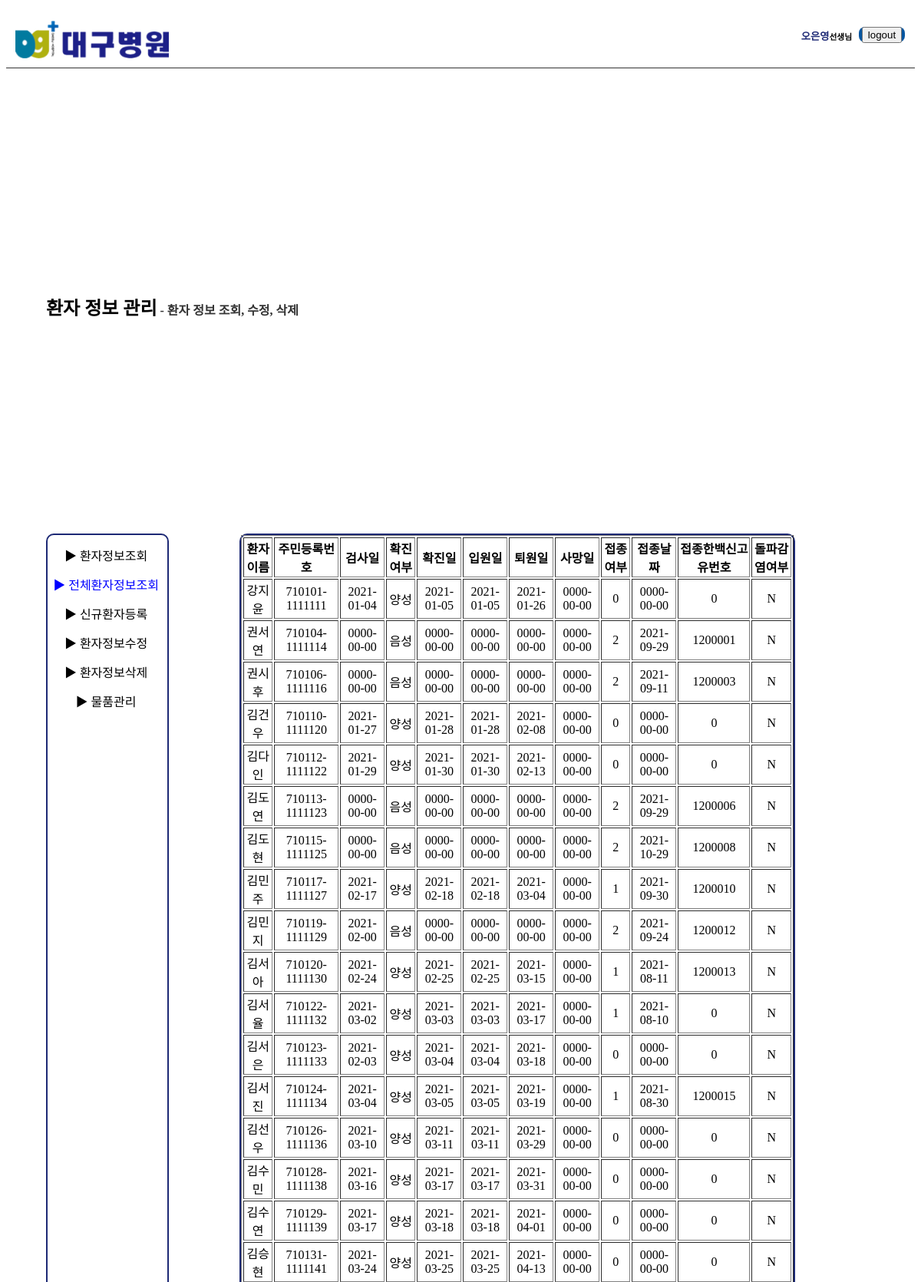
The app's page /php/전체환자조회_대구.php (upper part) with its own data.
### tables this page shows
CREATE TABLE `patient_table` (
  `patient_num` INT AUTO_INCREMENT,   
  `patient_name` VARCHAR(3) NOT NULL,   
  `pid` VARCHAR(14) NOT NULL,   
  `hospital_name` VARCHAR(5) NOT NULL,  
  `check_date` DATE NULL,  
  `COVID19_test_result` VARCHAR(2) NOT NULL,   
  `COVID19_diagnosis` DATE NULL,   
  `hospitalization_date` DATE NULL,   
  `discharge_date` DATE NULL,   
  `death_date` DATE NULL,   
  `inoculation` INT NOT NULL,   
  `vaccination_date` DATE NOT NULL,   
  `vaccine_num` VARCHAR(10) NULL,   
  `breakthrough_infection` VARCHAR(1) NOT NULL,  
  PRIMARY KEY (`patient_num`),
  FOREIGN KEY(hospital_name) REFERENCES hospital_table(hospital_name),
  FOREIGN KEY(pid) REFERENCES public_table(pid)
  );

### php/전체환자조회_대구.php (the view, shortened to what this page needs)
<!doctype html>
<HTML>
<Head>
</Head>
<body>
<div id = "header">
<img src="대구병원로고.png" width = 200, height = auto>
<div class = "name">
<h5>오은영</h5><h6>선생님</h6>
</div>
<div class= "logout">
<button  type='button' onclick="location.href='admin.php'">logout</button >
</div>
</div>
<div id = "content">
<h2>  환자 정보 관리 </h2>
<div class = "st">
 <strong> - 환자 정보 조회, 수정, 삭제 </strong>
</div>
</div>
<div id = "main">
<div id = "form">
<a href="select_D.php">  ▶ 환자정보조회 </a>
<a href="전체환자조회_대구.php" style="color:blue"> ▶ 전체환자정보조회 </a>
<a href="insert_D.php" > ▶ 신규환자등록 </a>
<a href="update_D.php" > ▶ 환자정보수정 </a>
<a href="delete_D.php" > ▶ 환자정보삭제 </a>
<a href="물품관리_대구.php" > ▶ 물품관리 </a>
</div>
<div id ="m">
<?php
   $con=mysqli_connect("localhost", "root", "1234", "govdb") or die("MySQL 접속 실패 !!");
   $sql ="SELECT patient_table.patient_name, patient_table.pid,
   patient_table.check_date, patient_table.COVID19_test_result, patient_table.COVID19_diagnosis,
   patient_table.hospitalization_date, patient_table.discharge_date, patient_table.death_date, patient_table.inoculation,
   patient_table. vaccination_date,patient_table. vaccine_num, patient_table. breakthrough_infection
   FROM patient_table WHERE hospital_name = '대구병원'";
   $ret = mysqli_query($con, $sql);
   echo "<TABLE border=1>";
   echo "<TR>";
   echo "<TH>환자이름</TH><TH>주민등록번호</TH><TH>검사일</TH><TH>확진여부</TH>";
   echo "<TH>확진일</TH><TH>입원일</TH><TH>퇴원일</TH><TH>사망일</TH><TH>접종여부</TH><TH>접종날짜</TH><TH>접종한백신고유번호</TH><TH>돌파감염여부</TH>";
   echo "</TR>";
   while($row=mysqli_fetch_array($ret))
   {
   echo "<TR>";
   echo "<TD>", $row['patient_name'], "</TD>";
   echo "<TD>", $row['pid'], "</TD>";
   echo "<TD>", $row['check_date'], "</TD>";
   echo "<TD>", $row['COVID19_test_result'], "</TD>";
   echo "<TD>", $row['COVID19_diagnosis'], "</TD>";
   echo "<TD>", $row['hospitalization_date'], "</TD>";
   echo "<TD>", $row['discharge_date'], "</TD>";
   echo "<TD>", $row['death_date'], "</TD>";
   echo "<TD>", $row['inoculation'], "</TD>";
   echo "<TD>", $row['vaccination_date'], "</TD>";
   echo "<TD>", $row['vaccine_num'], "</TD>";
   echo "<TD>", $row['breakthrough_infection'], "</TD>";
   echo "</TR>";
   }
   echo "</TABLE>";
?>
</div>
</div>
</body>
</HTML>

### php/전체환자조회_대구.php (style rules this page uses)
a { color : black; text-decoration:none; }
img { display : inline-block; position: absolute; top:27px; left:20px }
h2 { display : inline-block }
h5, h6 { display : inline-block }
h5 { color : #1d2975 }
#header { width:100%; height:80px; display : block; border-bottom : 1px solid #333 }
.st { display : inline-block; color:#333 }
.name { display : inline-block; position: absolute; top:15px; right:90px }
.logout { width: 60px; height:20px; background:#0756a0; display : inline-block; border-radius : 8px; color:white; float:right; position:absolute; top : 35px; right : 21px; font-size:13px; text-align:center }
#content { position:absolute; top:12%; left:5%; }
#form { position: absolute; top:23%; left : 5%; text-align :center; display:block; width:13%; height:70%; border : 2.5px solid #1d2975; border-radius:10px; }
#m { position: absolute; top:23%; left : 26%; text-align :center; display:block; width:60%; height:auto; border : 2.5px solid #1d2975; border-radius:10px; }
a { display : block; padding-top : 9%; padding-right : 2.5% }

### records on screen
patient_table: patient_name "강지윤", pid "710101-1111111", check_date "2021-01-04", COVID19_test_result "양성", COVID19_diagnosis "2021-01-05", hospitalization_date "2021-01-05", discharge_date "2021-01-26", death_date "0000-00-00", inoculation "0", vaccination_date "0000-00-00", vaccine_num "0", breakthrough_infection "N"
patient_table: patient_name "권서연", pid "710104-1111114", check_date "0000-00-00", COVID19_test_result "음성", COVID19_diagnosis "0000-00-00", hospitalization_date "0000-00-00", discharge_date "0000-00-00", death_date "0000-00-00", inoculation "2", vaccination_date "2021-09-29", vaccine_num "1200001", breakthrough_infection "N"
patient_table: patient_name "권시후", pid "710106-1111116", check_date "0000-00-00", COVID19_test_result "음성", COVID19_diagnosis "0000-00-00", hospitalization_date "0000-00-00", discharge_date "0000-00-00", death_date "0000-00-00", inoculation "2", vaccination_date "2021-09-11", vaccine_num "1200003", breakthrough_infection "N"
patient_table: patient_name "김건우", pid "710110-1111120", check_date "2021-01-27", COVID19_test_result "양성", COVID19_diagnosis "2021-01-28", hospitalization_date "2021-01-28", discharge_date "2021-02-08", death_date "0000-00-00", inoculation "0", vaccination_date "0000-00-00", vaccine_num "0", breakthrough_infection "N"
patient_table: patient_name "김다인", pid "710112-1111122", check_date "2021-01-29", COVID19_test_result "양성", COVID19_diagnosis "2021-01-30", hospitalization_date "2021-01-30", discharge_date "2021-02-13", death_date "0000-00-00", inoculation "0", vaccination_date "0000-00-00", vaccine_num "0", breakthrough_infection "N"
patient_table: patient_name "김도연", pid "710113-1111123", check_date "0000-00-00", COVID19_test_result "음성", COVID19_diagnosis "0000-00-00", hospitalization_date "0000-00-00", discharge_date "0000-00-00", death_date "0000-00-00", inoculation "2", vaccination_date "2021-09-29", vaccine_num "1200006", breakthrough_infection "N"
patient_table: patient_name "김도현", pid "710115-1111125", check_date "0000-00-00", COVID19_test_result "음성", COVID19_diagnosis "0000-00-00", hospitalization_date "0000-00-00", discharge_date "0000-00-00", death_date "0000-00-00", inoculation "2", vaccination_date "2021-10-29", vaccine_num "1200008", breakthrough_infection "N"
patient_table: patient_name "김민주", pid "710117-1111127", check_date "2021-02-17", COVID19_test_result "양성", COVID19_diagnosis "2021-02-18", hospitalization_date "2021-02-18", discharge_date "2021-03-04", death_date "0000-00-00", inoculation "1", vaccination_date "2021-09-30", vaccine_num "1200010", breakthrough_infection "N"
patient_table: patient_name "김민지", pid "710119-1111129", check_date "2021-02-00", COVID19_test_result "음성", COVID19_diagnosis "0000-00-00", hospitalization_date "0000-00-00", discharge_date "0000-00-00", death_date "0000-00-00", inoculation "2", vaccination_date "2021-09-24", vaccine_num "1200012", breakthrough_infection "N"
patient_table: patient_name "김서아", pid "710120-1111130", check_date "2021-02-24", COVID19_test_result "양성", COVID19_diagnosis "2021-02-25", hospitalization_date "2021-02-25", discharge_date "2021-03-15", death_date "0000-00-00", inoculation "1", vaccination_date "2021-08-11", vaccine_num "1200013", breakthrough_infection "N"
patient_table: patient_name "김서율", pid "710122-1111132", check_date "2021-03-02", COVID19_test_result "양성", COVID19_diagnosis "2021-03-03", hospitalization_date "2021-03-03", discharge_date "2021-03-17", death_date "0000-00-00", inoculation "1", vaccination_date "2021-08-10", vaccine_num "0", breakthrough_infection "N"
patient_table: patient_name "김서은", pid "710123-1111133", check_date "2021-02-03", COVID19_test_result "양성", COVID19_diagnosis "2021-03-04", hospitalization_date "2021-03-04", discharge_date "2021-03-18", death_date "0000-00-00", inoculation "0", vaccination_date "0000-00-00", vaccine_num "0", breakthrough_infection "N"
patient_table: patient_name "김서진", pid "710124-1111134", check_date "2021-03-04", COVID19_test_result "양성", COVID19_diagnosis "2021-03-05", hospitalization_date "2021-03-05", discharge_date "2021-03-19", death_date "0000-00-00", inoculation "1", vaccination_date "2021-08-30", vaccine_num "1200015", breakthrough_infection "N"
patient_table: patient_name "김선우", pid "710126-1111136", check_date "2021-03-10", COVID19_test_result "양성", COVID19_diagnosis "2021-03-11", hospitalization_date "2021-03-11", discharge_date "2021-03-29", death_date "0000-00-00", inoculation "0", vaccination_date "0000-00-00", vaccine_num "0", breakthrough_infection "N"
patient_table: patient_name "김수민", pid "710128-1111138", check_date "2021-03-16", COVID19_test_result "양성", COVID19_diagnosis "2021-03-17", hospitalization_date "2021-03-17", discharge_date "2021-03-31", death_date "0000-00-00", inoculation "0", vaccination_date "0000-00-00", vaccine_num "0", breakthrough_infection "N"
patient_table: patient_name "김수연", pid "710129-1111139", check_date "2021-03-17", COVID19_test_result "양성", COVID19_diagnosis "2021-03-18", hospitalization_date "2021-03-18", discharge_date "2021-04-01", death_date "0000-00-00", inoculation "0", vaccination_date "0000-00-00", vaccine_num "0", breakthrough_infection "N"
patient_table: patient_name "김승현", pid "710131-1111141", check_date "2021-03-24", COVID19_test_result "양성", COVID19_diagnosis "2021-03-25", hospitalization_date "2021-03-25", discharge_date "2021-04-13", death_date "0000-00-00", inoculation "0", vaccination_date "0000-00-00", vaccine_num "0", breakthrough_infection "N"
